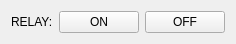
       <widget class="QWidget" name="layoutWidget">
        <property name="geometry">
         <rect>
          <x>10</x>
          <y>360</y>
          <width>225</width>
          <height>30</height>
         </rect>
        </property>
        <layout class="QHBoxLayout" name="horizontalLayout_2">
         <item>
          <widget class="QLabel" name="label">
           <property name="text">
            <string>RELAY:</string>
           </property>
          </widget>
         </item>
         <item>
          <widget class="ActionButton" name="actionbutton_14">
           <property name="text">
            <string>ON</string>
           </property>
           <property name="indicator_option" stdset="0">
            <bool>false</bool>
           </property>
           <property name="indicator_HAL_pin_option" stdset="0">
            <bool>false</bool>
           </property>
           <property name="indicator_status_option" stdset="0">
            <bool>false</bool>
           </property>
           <property name="checked_state_text_option" stdset="0">
            <bool>false</bool>
           </property>
           <property name="python_command_option" stdset="0">
            <bool>false</bool>
           </property>
           <property name="on_color" stdset="0">
            <color>
             <red>255</red>
             <green>0</green>
             <blue>0</blue>
            </color>
           </property>
           <property name="shape_option" stdset="0">
            <number>0</number>
           </property>
           <property name="off_color" stdset="0">
            <color>
             <red>0</red>
             <green>0</green>
             <blue>0</blue>
            </color>
           </property>
           <property name="indicator_size" stdset="0">
            <double>0.300000000000000</double>
           </property>
           <property name="circle_diameter" stdset="0">
            <double>10.000000000000000</double>
           </property>
           <property name="right_edge_offset" stdset="0">
            <double>0.000000000000000</double>
           </property>
           <property name="top_edge_offset" stdset="0">
            <double>0.000000000000000</double>
           </property>
           <property name="corner_radius" stdset="0">
            <double>5.000000000000000</double>
           </property>
           <property name="height_fraction" stdset="0">
            <double>0.300000000000000</double>
           </property>
           <property name="width_fraction" stdset="0">
            <double>0.900000000000000</double>
           </property>
           <property name="true_state_string" stdset="0">
            <string>True</string>
           </property>
           <property name="false_state_string" stdset="0">
            <string>False</string>
           </property>
           <property name="true_python_cmd_string" stdset="0">
            <string>print&quot;true command&quot;</string>
           </property>
           <property name="false_python_cmd_string" stdset="0">
            <string>print&quot;false command&quot;</string>
           </property>
           <property name="invert_the_status" stdset="0">
            <bool>false</bool>
           </property>
           <property name="is_paused_status" stdset="0">
            <bool>false</bool>
           </property>
           <property name="is_estopped_status" stdset="0">
            <bool>false</bool>
           </property>
           <property name="is_on_status" stdset="0">
            <bool>false</bool>
           </property>
           <property name="is_idle_status" stdset="0">
            <bool>false</bool>
           </property>
           <property name="is_homed_status" stdset="0">
            <bool>false</bool>
           </property>
           <property name="is_flood_status" stdset="0">
            <bool>false</bool>
           </property>
           <property name="is_mist_status" stdset="0">
            <bool>false</bool>
           </property>
           <property name="is_block_delete_status" stdset="0">
            <bool>false</bool>
           </property>
           <property name="is_optional_stop_status" stdset="0">
            <bool>false</bool>
           </property>
           <property name="is_joint_homed_status" stdset="0">
            <bool>false</bool>
           </property>
           <property name="is_limits_overridden_status" stdset="0">
            <bool>false</bool>
           </property>
           <property name="is_manual_status" stdset="0">
            <bool>false</bool>
           </property>
           <property name="is_mdi_status" stdset="0">
            <bool>false</bool>
           </property>
           <property name="is_auto_status" stdset="0">
            <bool>false</bool>
           </property>
           <property name="is_spindle_stopped_status" stdset="0">
            <bool>false</bool>
           </property>
           <property name="is_spindle_fwd_status" stdset="0">
            <bool>false</bool>
           </property>
           <property name="is_spindle_rev_status" stdset="0">
            <bool>false</bool>
           </property>
           <property name="joint_number_status" stdset="0">
            <number>0</number>
           </property>
           <property name="spindle_fwd_action" stdset="0">
            <bool>true</bool>
           </property>
           <property name="template_label_option" stdset="0">
            <bool>false</bool>
           </property>
           <property name="joint_number" stdset="0">
            <number>0</number>
           </property>
           <property name="incr_imperial_number" stdset="0">
            <double>0.010000000000000</double>
           </property>
           <property name="incr_mm_number" stdset="0">
            <double>0.025000000000000</double>
           </property>
           <property name="incr_angular_number" stdset="0">
            <double>-1.000000000000000</double>
           </property>
           <property name="toggle_float_option" stdset="0">
            <bool>false</bool>
           </property>
           <property name="float_num" stdset="0">
            <double>0.300000000000000</double>
           </property>
           <property name="float_alt_num" stdset="0">
            <double>50.000000000000000</double>
           </property>
           <property name="view_type_string" stdset="0">
            <string>P</string>
           </property>
           <property name="command_text_string" stdset="0">
            <string/>
           </property>
           <property name="ini_mdi_number" stdset="0">
            <number>0</number>
           </property>
           <property name="textTemplate" stdset="0">
            <string>%1.3f in</string>
           </property>
           <property name="alt_textTemplate" stdset="0">
            <string>%1.2f mm</string>
           </property>
          </widget>
         </item>
         <item>
          <widget class="ActionButton" name="actionbutton_15">
           <property name="text">
            <string>OFF</string>
           </property>
           <property name="indicator_option" stdset="0">
            <bool>false</bool>
           </property>
           <property name="indicator_HAL_pin_option" stdset="0">
            <bool>false</bool>
           </property>
           <property name="indicator_status_option" stdset="0">
            <bool>false</bool>
           </property>
           <property name="checked_state_text_option" stdset="0">
            <bool>false</bool>
           </property>
           <property name="python_command_option" stdset="0">
            <bool>false</bool>
           </property>
           <property name="on_color" stdset="0">
            <color>
             <red>255</red>
             <green>0</green>
             <blue>0</blue>
            </color>
           </property>
           <property name="shape_option" stdset="0">
            <number>0</number>
           </property>
           <property name="off_color" stdset="0">
            <color>
             <red>0</red>
             <green>0</green>
             <blue>0</blue>
            </color>
           </property>
           <property name="indicator_size" stdset="0">
            <double>0.300000000000000</double>
           </property>
           <property name="circle_diameter" stdset="0">
            <double>10.000000000000000</double>
           </property>
           <property name="right_edge_offset" stdset="0">
            <double>0.000000000000000</double>
           </property>
           <property name="top_edge_offset" stdset="0">
            <double>0.000000000000000</double>
           </property>
           <property name="corner_radius" stdset="0">
            <double>5.000000000000000</double>
           </property>
           <property name="height_fraction" stdset="0">
            <double>0.300000000000000</double>
           </property>
           <property name="width_fraction" stdset="0">
            <double>0.900000000000000</double>
           </property>
           <property name="true_state_string" stdset="0">
            <string>True</string>
           </property>
           <property name="false_state_string" stdset="0">
            <string>False</string>
           </property>
           <property name="true_python_cmd_string" stdset="0">
            <string>print&quot;true command&quot;</string>
           </property>
           <property name="false_python_cmd_string" stdset="0">
            <string>print&quot;false command&quot;</string>
           </property>
           <property name="invert_the_status" stdset="0">
            <bool>false</bool>
           </property>
           <property name="is_paused_status" stdset="0">
            <bool>false</bool>
           </property>
           <property name="is_estopped_status" stdset="0">
            <bool>false</bool>
           </property>
           <property name="is_on_status" stdset="0">
            <bool>false</bool>
           </property>
           <property name="is_idle_status" stdset="0">
            <bool>false</bool>
           </property>
           <property name="is_homed_status" stdset="0">
            <bool>false</bool>
           </property>
           <property name="is_flood_status" stdset="0">
            <bool>false</bool>
           </property>
           <property name="is_mist_status" stdset="0">
            <bool>false</bool>
           </property>
           <property name="is_block_delete_status" stdset="0">
            <bool>false</bool>
           </property>
           <property name="is_optional_stop_status" stdset="0">
            <bool>false</bool>
           </property>
           <property name="is_joint_homed_status" stdset="0">
            <bool>false</bool>
           </property>
           <property name="is_limits_overridden_status" stdset="0">
            <bool>false</bool>
           </property>
           <property name="is_manual_status" stdset="0">
            <bool>false</bool>
           </property>
           <property name="is_mdi_status" stdset="0">
            <bool>false</bool>
           </property>
           <property name="is_auto_status" stdset="0">
            <bool>false</bool>
           </property>
           <property name="is_spindle_stopped_status" stdset="0">
            <bool>false</bool>
           </property>
           <property name="is_spindle_fwd_status" stdset="0">
            <bool>false</bool>
           </property>
           <property name="is_spindle_rev_status" stdset="0">
            <bool>false</bool>
           </property>
           <property name="joint_number_status" stdset="0">
            <number>0</number>
           </property>
           <property name="spindle_stop_action" stdset="0">
            <bool>true</bool>
           </property>
           <property name="template_label_option" stdset="0">
            <bool>false</bool>
           </property>
           <property name="joint_number" stdset="0">
            <number>0</number>
           </property>
           <property name="incr_imperial_number" stdset="0">
            <double>0.010000000000000</double>
           </property>
           <property name="incr_mm_number" stdset="0">
            <double>0.025000000000000</double>
           </property>
           <property name="incr_angular_number" stdset="0">
            <double>-1.000000000000000</double>
           </property>
           <property name="toggle_float_option" stdset="0">
            <bool>false</bool>
           </property>
           <property name="float_num" stdset="0">
            <double>0.300000000000000</double>
           </property>
           <property name="float_alt_num" stdset="0">
            <double>50.000000000000000</double>
           </property>
           <property name="view_type_string" stdset="0">
            <string>P</string>
           </property>
           <property name="command_text_string" stdset="0">
            <string/>
           </property>
           <property name="ini_mdi_number" stdset="0">
            <number>0</number>
           </property>
           <property name="textTemplate" stdset="0">
            <string>%1.3f in</string>
           </property>
           <property name="alt_textTemplate" stdset="0">
            <string>%1.2f mm</string>
           </property>
          </widget>
         </item>
        </layout>
       </widget>
